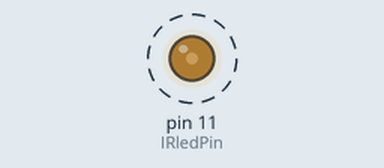
Simulated run of this sketch. Board: Arduino Uno, built with avr-gcc and run on an emulated ATmega328P. Parts: output pins drawn as LEDs (lit = HIGH). Dashed ring = blinking. What the sketch prints to the serial monitor is not drawn.

Above: at 0.05 s.
Timing chart, 0 to 3.0 s (numbered marks = the images above):
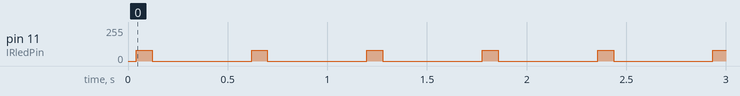

The sketch:

IR_SEND.ino
```cpp
// This sketch will send out a Nikon D50 trigger signal (probably works with most Nikons)
// See the full tutorial at http://www.ladyada.net/learn/sensors/ir.html
// this code is public domain, please enjoy!

int IRledPin =  11;    // LED connected to digital pin 13

// The setup() method runs once, when the sketch starts

void setup()   {
  // initialize the IR digital pin as an output:
  pinMode(IRledPin, OUTPUT);

  Serial.begin(9600);
}

void loop()
{
  Serial.println("Sending IR signal");

  SendChannelUpCode();

  delay(500);  // wait twenty seconds (20 seconds * 1000 milliseconds)
}

// This procedure sends a 38KHz pulse to the IRledPin
// for a certain # of microseconds. We'll use this whenever we need to send codes
void pulseIR(long microsecs) {
  // we'll count down from the number of microseconds we are told to wait

  cli();  // this turns off any background interrupts

  while (microsecs > 0) {
    // 38 kHz is about 13 microseconds high and 13 microseconds low
   digitalWrite(IRledPin, HIGH);  // this takes about 3 microseconds to happen
   delayMicroseconds(10);         // hang out for 10 microseconds
   digitalWrite(IRledPin, LOW);   // this also takes about 3 microseconds
   delayMicroseconds(10);         // hang out for 10 microseconds

   // so 26 microseconds altogether
   microsecs -= 26;
  }

  sei();  // this turns them back on
}

void SendChannelUpCode() {
delayMicroseconds(500);
pulseIR(1000);
delayMicroseconds(500);
pulseIR(1000);
delayMicroseconds(500);
pulseIR(500);
delayMicroseconds(500);
pulseIR(500);
delayMicroseconds(500);
pulseIR(1000);
delayMicroseconds(500);
pulseIR(1000);
delayMicroseconds(500);
pulseIR(500);
delayMicroseconds(500);
pulseIR(500);
delayMicroseconds(500);
pulseIR(1000);
delayMicroseconds(500);
pulseIR(1000);
delayMicroseconds(500);
pulseIR(500);
delayMicroseconds(500);
pulseIR(500);
delayMicroseconds(500);
pulseIR(1000);
delayMicroseconds(500);
pulseIR(1000);
delayMicroseconds(500);
pulseIR(500);
delayMicroseconds(500);
pulseIR(500);
delayMicroseconds(500);
pulseIR(1000);
delayMicroseconds(500);
pulseIR(1000);
delayMicroseconds(500);
pulseIR(500);
delayMicroseconds(500);
pulseIR(500);
delayMicroseconds(500);
pulseIR(1000);
delayMicroseconds(500);
pulseIR(1000);
delayMicroseconds(500);
pulseIR(500);
delayMicroseconds(500);
pulseIR(500);
delayMicroseconds(500);
pulseIR(1000);
delayMicroseconds(500);
pulseIR(1000);
delayMicroseconds(500);
pulseIR(500);
delayMicroseconds(500);
pulseIR(500);
delayMicroseconds(500);
pulseIR(1000);
delayMicroseconds(500);
pulseIR(1000);
delayMicroseconds(500);
pulseIR(500);
delayMicroseconds(500);
pulseIR(500);
delayMicroseconds(500);
pulseIR(1000);
delayMicroseconds(500);
pulseIR(1000);
delayMicroseconds(500);
pulseIR(500);
delayMicroseconds(500);
pulseIR(500);
delayMicroseconds(500);
pulseIR(1000);
delayMicroseconds(500);
pulseIR(1000);
delayMicroseconds(500);
pulseIR(500);
delayMicroseconds(500);
pulseIR(500);
delayMicroseconds(500);
pulseIR(1000);
delayMicroseconds(500);
pulseIR(1000);
delayMicroseconds(500);
pulseIR(500);
delayMicroseconds(500);
pulseIR(500);
delayMicroseconds(500);
pulseIR(1000);
delayMicroseconds(500);
pulseIR(1000);
delayMicroseconds(500);
pulseIR(500);
delayMicroseconds(500);
pulseIR(500);
delayMicroseconds(500);
pulseIR(1000);
delayMicroseconds(500);
pulseIR(1000);
delayMicroseconds(500);
pulseIR(1000);
delayMicroseconds(500);
pulseIR(1000);
delayMicroseconds(500);
pulseIR(1000);
delayMicroseconds(500);
pulseIR(1000);
delayMicroseconds(500);
pulseIR(1000);
delayMicroseconds(500);
pulseIR(1000);


}
```

Measured:
- by itself, pin 11 (IRledPin): alternates 79/255 for 0.08 s and 0/255 for 0.50 s
